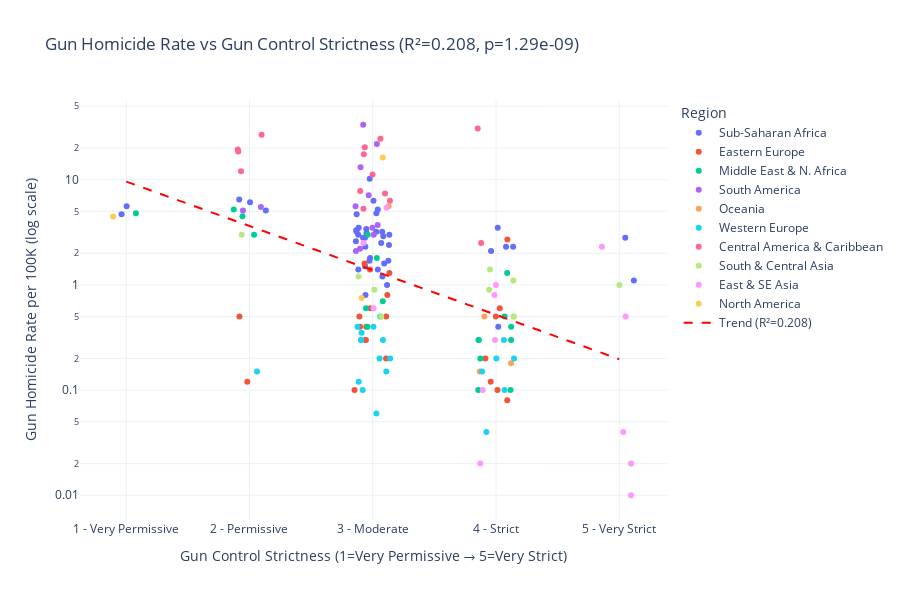

The code cell stored with this chart in its notebook:
### Code cell
# Add jitter for visibility
np.random.seed(42)
plot_df['strictness_jittered'] = plot_df['gun_control_strictness'] + np.random.uniform(-0.15, 0.15, len(plot_df))

fig = px.scatter(
    plot_df,
    x='strictness_jittered',
    y='gun_homicide_rate',
    color='region',
    hover_name='country_name',
    hover_data={'gun_control_strictness': True, 'gun_homicide_rate': ':.2f',
                'region': True, 'strictness_jittered': False},
    log_y=True,
    title=f'Gun Homicide Rate vs Gun Control Strictness (R²={r_squared:.3f}, p={p_value:.2e})',
    labels={
        'strictness_jittered': 'Gun Control Strictness (1=Very Permissive → 5=Very Strict)',
        'gun_homicide_rate': 'Gun Homicide Rate per 100K (log scale)',
        'region': 'Region',
    },
)

# Add trend line
x_range = np.linspace(1, 5, 100)
y_trend = 10 ** (slope * x_range + intercept)
fig.add_trace(go.Scatter(
    x=x_range, y=y_trend,
    mode='lines',
    name=f'Trend (R²={r_squared:.3f})',
    line=dict(color='red', dash='dash', width=2),
))

fig.update_layout(
    template='plotly_white', height=600,
    xaxis=dict(tickmode='array', tickvals=[1, 2, 3, 4, 5],
               ticktext=['1 - Very\nPermissive', '2 - Permissive',
                         '3 - Moderate', '4 - Strict', '5 - Very\nStrict']),
)
fig.show()

### Figure 1 — Plotly figure (JSON) as saved in the notebook; plotly's stock layout.template omitted (floating-point values rounded to 4 significant figures)
{"data": [{"customdata": [[1.0, "Sub-Saharan Africa"], [3.0, "Sub-Saharan Africa"], [3.0, "Sub-Saharan Africa"], [3.0, "Sub-Saharan Africa"], [3.0, "Sub-Saharan Africa"], [4.0, "Sub-Saharan Africa"], [3.0, "Sub-Saharan Africa"], [2.0, "Sub-Saharan Africa"], [3.0, "Sub-Saharan Africa"], [3.0, "Sub-Saharan Africa"], [3.0, "Sub-Saharan Africa"], [3.0, "Sub-Saharan Africa"], [5.0, "Sub-Saharan Africa"], [3.0, "Sub-Saharan Africa"], [4.0, "Sub-Saharan Africa"], [3.0, "Sub-Saharan Africa"], [3.0, "Sub-Saharan Africa"], [3.0, "Sub-Saharan Africa"], [3.0, "Sub-Saharan Africa"], [4.0, "Sub-Saharan Africa"], [3.0, "Sub-Saharan Africa"], [3.0, "Sub-Saharan Africa"], [3.0, "Sub-Saharan Africa"], [3.0, "Sub-Saharan Africa"], [3.0, "Sub-Saharan Africa"], [3.0, "Sub-Saharan Africa"], [4.0, "Sub-Saharan Africa"], [3.0, "Sub-Saharan Africa"], [3.0, "Sub-Saharan Africa"], [3.0, "Sub-Saharan Africa"], [3.0, "Sub-Saharan Africa"], [5.0, "Sub-Saharan Africa"], [3.0, "Sub-Saharan Africa"], [3.0, "Sub-Saharan Africa"], [1.0, "Sub-Saharan Africa"], [3.0, "Sub-Saharan Africa"], [2.0, "Sub-Saharan Africa"], [2.0, "Sub-Saharan Africa"], [4.0, "Sub-Saharan Africa"], [3.0, "Sub-Saharan Africa"], [3.0, "Sub-Saharan Africa"], [3.0, "Sub-Saharan Africa"], [3.0, "Sub-Saharan Africa"]], "hovertemplate": "<b>%{hovertext}</b><br><br>Region=%{customdata[1]}<br>Gun Homicide Rate per 100K (log scale)=%{y:.2f}<br>gun_control_strictness=%{customdata[0]}<extra></extra>", "hovertext": ["Afghanistan", "Angola", "Benin", "Botswana", "Burkina Faso", "Burundi", "Cameroon", "Central African Republic", "Chad", "Congo", "DR Congo", "Cote d'Ivoire", "Eritrea", "Eswatini", "Ethiopia", "Gabon", "Ghana", "Guinea", "Guinea-Bissau", "Kenya", "Lesotho", "Liberia", "Madagascar", "Malawi", "Mali", "Mauritania", "Mauritius", "Mozambique", "Namibia", "Niger", "Nigeria", "Rwanda", "Senegal", "Sierra Leone", "Somalia", "South Africa", "South Sudan", "Sudan", "Tanzania", "Togo", "Uganda", "Zambia", "Zimbabwe"], "legendgroup": "Sub-Saharan Africa", "marker": {"color": "#636efa", "symbol": "circle"}, "mode": "markers", "name": "Sub-Saharan Africa", "orientation": "v", "showlegend": true, "type": "scatter", "x": [0.9624, 3.03, 2.941, 2.937, 2.938, 3.96, 3.086, 2.004, 3.028, 2.87, 3.135, 3.093, 5.049, 3.006, 4.014, 3.132, 3.127, 2.864, 2.948, 4.081, 2.949, 2.869, 3.041, 3.116, 2.886, 3.078, 4.018, 2.882, 3.041, 2.973, 3.077, 5.119, 2.883, 2.978, 1.003, 2.975, 1.917, 2.133, 4.139, 2.94, 2.865, 2.921, 3.068], "xaxis": "x", "y": [4.7, 4.8, 0.8, 2.8, 1.5, 2.1, 2.9, 6.1, 3.2, 4.7, 3.0, 1.6, 2.8, 6.3, 3.5, 2.4, 1.7, 2.6, 3.4, 2.3, 3.1, 3.2, 1.4, 1.0, 3.5, 1.2, 0.4, 3.0, 5.2, 1.7, 3.2, 1.1, 1.4, 1.8, 5.6, 10.2, 6.5, 5.1, 2.3, 2.3, 3.3, 2.8, 2.5], "yaxis": "y"}, {"customdata": [[3.0, "Eastern Europe"], [3.0, "Eastern Europe"], [4.0, "Eastern Europe"], [4.0, "Eastern Europe"], [3.0, "Eastern Europe"], [3.0, "Eastern Europe"], [3.0, "Eastern Europe"], [2.0, "Eastern Europe"], [3.0, "Eastern Europe"], [3.0, "Eastern Europe"], [4.0, "Eastern Europe"], [3.0, "Eastern Europe"], [3.0, "Eastern Europe"], [4.0, "Eastern Europe"], [3.0, "Eastern Europe"], [4.0, "Eastern Europe"], [4.0, "Eastern Europe"], [4.0, "Eastern Europe"], [2.0, "Eastern Europe"], [3.0, "Eastern Europe"], [3.0, "Eastern Europe"], [3.0, "Eastern Europe"]], "hovertemplate": "<b>%{hovertext}</b><br><br>Region=%{customdata[1]}<br>Gun Homicide Rate per 100K (log scale)=%{y:.2f}<br>gun_control_strictness=%{customdata[0]}<extra></extra>", "hovertext": ["Albania", "Armenia", "Azerbaijan", "Belarus", "Bosnia and Herzegovina", "Bulgaria", "Croatia", "Czech Republic", "Estonia", "Georgia", "Hungary", "Latvia", "Lithuania", "Moldova", "Montenegro", "Poland", "Romania", "Russia", "Serbia", "Slovakia", "Slovenia", "Ukraine"], "legendgroup": "Eastern Europe", "marker": {"color": "#EF553B", "symbol": "circle"}, "mode": "markers", "name": "Eastern Europe", "orientation": "v", "showlegend": true, "type": "scatter", "x": [3.135, 2.897, 4.03, 3.914, 2.98, 2.892, 2.941, 1.982, 2.944, 3.118, 3.957, 3.109, 2.948, 3.998, 2.978, 4.091, 4.012, 4.092, 1.918, 3.108, 2.852, 2.934], "xaxis": "x", "y": [1.3, 0.4, 0.6, 0.2, 0.6, 0.5, 0.3, 0.12, 0.3, 0.8, 0.12, 0.5, 0.4, 0.5, 1.4, 0.08, 0.1, 2.7, 0.5, 0.2, 0.1, 1.6], "yaxis": "y"}, {"customdata": [[4.0, "Middle East & N. Africa"], [4.0, "Middle East & N. Africa"], [4.0, "Middle East & N. Africa"], [4.0, "Middle East & N. Africa"], [2.0, "Middle East & N. Africa"], [3.0, "Middle East & N. Africa"], [3.0, "Middle East & N. Africa"], [3.0, "Middle East & N. Africa"], [2.0, "Middle East & N. Africa"], [2.0, "Middle East & N. Africa"], [4.0, "Middle East & N. Africa"], [4.0, "Middle East & N. Africa"], [4.0, "Middle East & N. Africa"], [3.0, "Middle East & N. Africa"], [3.0, "Middle East & N. Africa"], [4.0, "Middle East & N. Africa"], [3.0, "Middle East & N. Africa"], [4.0, "Middle East & N. Africa"], [1.0, "Middle East & N. Africa"]], "hovertemplate": "<b>%{hovertext}</b><br><br>Region=%{customdata[1]}<br>Gun Homicide Rate per 100K (log scale)=%{y:.2f}<br>gun_control_strictness=%{customdata[0]}<extra></extra>", "hovertext": ["Algeria", "Bahrain", "Egypt", "Iran", "Iraq", "Israel", "Jordan", "Kuwait", "Lebanon", "Libya", "Morocco", "Oman", "Qatar", "Saudi Arabia", "Syria", "Tunisia", "Turkey", "United Arab Emirates", "Yemen"], "legendgroup": "Middle East & N. Africa", "marker": {"color": "#00cc96", "symbol": "circle"}, "mode": "markers", "name": "Middle East & N. Africa", "orientation": "v", "showlegend": true, "type": "scatter", "x": [4.07, 3.856, 4.123, 4.091, 1.872, 3.082, 3.062, 2.958, 2.037, 1.943, 3.858, 3.873, 4.118, 2.945, 2.959, 3.861, 3.033, 4.122, 1.078], "xaxis": "x", "y": [0.5, 0.1, 0.4, 1.3, 5.2, 0.7, 0.5, 0.4, 3.0, 4.5, 0.3, 0.2, 0.1, 0.6, 3.0, 0.3, 1.8, 0.3, 4.8], "yaxis": "y"}, {"customdata": [[3.0, "South America"], [3.0, "South America"], [3.0, "South America"], [3.0, "South America"], [3.0, "South America"], [3.0, "South America"], [3.0, "South America"], [2.0, "South America"], [3.0, "South America"], [2.0, "South America"], [3.0, "South America"], [3.0, "South America"]], "hovertemplate": "<b>%{hovertext}</b><br><br>Region=%{customdata[1]}<br>Gun Homicide Rate per 100K (log scale)=%{y:.2f}<br>gun_control_strictness=%{customdata[0]}<extra></extra>", "hovertext": ["Argentina", "Bolivia", "Brazil", "Chile", "Colombia", "Ecuador", "Guyana", "Paraguay", "Peru", "Suriname", "Uruguay", "Venezuela"], "legendgroup": "South America", "marker": {"color": "#ab63fa", "symbol": "circle"}, "mode": "markers", "name": "South America", "orientation": "v", "showlegend": true, "type": "scatter", "x": [2.897, 3.007, 3.034, 2.864, 2.901, 2.86, 2.967, 2.092, 3.04, 1.947, 2.997, 2.923], "xaxis": "x", "y": [2.2, 3.0, 21.9, 2.1, 13.1, 5.6, 7.1, 5.5, 3.7, 5.1, 3.5, 33.3], "yaxis": "y"}, {"customdata": [[4.0, "Oceania"], [4.0, "Oceania"], [4.0, "Oceania"], [3.0, "Oceania"]], "hovertemplate": "<b>%{hovertext}</b><br><br>Region=%{customdata[1]}<br>Gun Homicide Rate per 100K (log scale)=%{y:.2f}<br>gun_control_strictness=%{customdata[0]}<extra></extra>", "hovertext": ["Australia", "Fiji", "New Zealand", "Papua New Guinea"], "legendgroup": "Oceania", "marker": {"color": "#FFA15A", "symbol": "circle"}, "mode": "markers", "name": "Oceania", "orientation": "v", "showlegend": true, "type": "scatter", "x": [3.867, 3.905, 4.122, 3.129], "xaxis": "x", "y": [0.15, 0.5, 0.18, 5.6], "yaxis": "y"}, {"customdata": [[3.0, "Western Europe"], [3.0, "Western Europe"], [3.0, "Western Europe"], [4.0, "Western Europe"], [3.0, "Western Europe"], [3.0, "Western Europe"], [3.0, "Western Europe"], [3.0, "Western Europe"], [3.0, "Western Europe"], [4.0, "Western Europe"], [3.0, "Western Europe"], [4.0, "Western Europe"], [4.0, "Western Europe"], [4.0, "Western Europe"], [3.0, "Western Europe"], [3.0, "Western Europe"], [3.0, "Western Europe"], [3.0, "Western Europe"], [2.0, "Western Europe"], [4.0, "Western Europe"]], "hovertemplate": "<b>%{hovertext}</b><br><br>Region=%{customdata[1]}<br>Gun Homicide Rate per 100K (log scale)=%{y:.2f}<br>gun_control_strictness=%{customdata[0]}<extra></extra>", "hovertext": ["Austria", "Belgium", "Cyprus", "Denmark", "Finland", "France", "Germany", "Greece", "Iceland", "Ireland", "Italy", "Luxembourg", "Malta", "Netherlands", "Norway", "Portugal", "Spain", "Sweden", "Switzerland", "United Kingdom"], "legendgroup": "Western Europe", "marker": {"color": "#19d3f3", "symbol": "circle"}, "mode": "markers", "name": "Western Europe", "orientation": "v", "showlegend": true, "type": "scatter", "x": [3.11, 2.905, 3.055, 3.887, 3.141, 3.083, 3.029, 2.877, 2.934, 4.146, 2.91, 4.069, 4.064, 4.003, 2.919, 2.906, 2.886, 3.006, 2.061, 3.922], "xaxis": "x", "y": [0.15, 0.3, 0.2, 0.15, 0.2, 0.3, 0.06, 0.4, 0.0, 0.2, 0.35, 0.1, 0.3, 0.2, 0.1, 0.3, 0.12, 0.4, 0.15, 0.04], "yaxis": "y"}, {"customdata": [[3.0, "Central America & Caribbean"], [3.0, "Central America & Caribbean"], [2.0, "Central America & Caribbean"], [3.0, "Central America & Caribbean"], [4.0, "Central America & Caribbean"], [3.0, "Central America & Caribbean"], [3.0, "Central America & Caribbean"], [2.0, "Central America & Caribbean"], [2.0, "Central America & Caribbean"], [2.0, "Central America & Caribbean"], [4.0, "Central America & Caribbean"], [3.0, "Central America & Caribbean"], [3.0, "Central America & Caribbean"], [3.0, "Central America & Caribbean"]], "hovertemplate": "<b>%{hovertext}</b><br><br>Region=%{customdata[1]}<br>Gun Homicide Rate per 100K (log scale)=%{y:.2f}<br>gun_control_strictness=%{customdata[0]}<extra></extra>", "hovertext": ["Bahamas", "Barbados", "Belize", "Costa Rica", "Cuba", "Dominican Republic", "El Salvador", "Guatemala", "Haiti", "Honduras", "Jamaica", "Nicaragua", "Panama", "Trinidad and Tobago"], "legendgroup": "Central America & Caribbean", "marker": {"color": "#FF6692", "symbol": "circle"}, "mode": "markers", "name": "Central America & Caribbean", "orientation": "v", "showlegend": true, "type": "scatter", "x": [3.062, 3.1, 1.905, 3.14, 3.879, 2.999, 2.928, 1.909, 1.931, 2.099, 3.852, 2.925, 2.898, 2.935], "xaxis": "x", "y": [24.5, 7.4, 19.4, 6.3, 2.5, 11.2, 17.5, 18.5, 12.0, 26.7, 30.7, 5.3, 7.8, 20.3], "yaxis": "y"}, {"customdata": [[4.0, "South & Central Asia"], [3.0, "South & Central Asia"], [3.0, "South & Central Asia"], [3.0, "South & Central Asia"], [4.0, "South & Central Asia"], [2.0, "South & Central Asia"], [4.0, "South & Central Asia"], [4.0, "South & Central Asia"], [5.0, "South & Central Asia"], [4.0, "South & Central Asia"]], "hovertemplate": "<b>%{hovertext}</b><br><br>Region=%{customdata[1]}<br>Gun Homicide Rate per 100K (log scale)=%{y:.2f}<br>gun_control_strictness=%{customdata[0]}<extra></extra>", "hovertext": ["Bangladesh", "India", "Kazakhstan", "Kyrgyzstan", "Nepal", "Pakistan", "Sri Lanka", "Tajikistan", "Turkmenistan", "Uzbekistan"], "legendgroup": "South & Central Asia", "marker": {"color": "#B6E880", "symbol": "circle"}, "mode": "markers", "name": "South & Central Asia", "orientation": "v", "showlegend": true, "type": "scatter", "x": [4.141, 3.013, 3.069, 2.885, 3.944, 1.937, 3.951, 4.142, 5.001, 4.146], "xaxis": "x", "y": [1.1, 0.9, 0.5, 1.2, 0.9, 3.0, 1.4, 0.5, 1.0, 0.5], "yaxis": "y"}, {"customdata": [[4.0, "East & SE Asia"], [5.0, "East & SE Asia"], [4.0, "East & SE Asia"], [5.0, "East & SE Asia"], [4.0, "East & SE Asia"], [4.0, "East & SE Asia"], [3.0, "East & SE Asia"], [5.0, "East & SE Asia"], [3.0, "East & SE Asia"], [5.0, "East & SE Asia"], [3.0, "East & SE Asia"], [4.0, "East & SE Asia"], [5.0, "East & SE Asia"]], "hovertemplate": "<b>%{hovertext}</b><br><br>Region=%{customdata[1]}<br>Gun Homicide Rate per 100K (log scale)=%{y:.2f}<br>gun_control_strictness=%{customdata[0]}<extra></extra>", "hovertext": ["Cambodia", "China", "Indonesia", "Japan", "South Korea", "Malaysia", "Mongolia", "Myanmar", "Philippines", "Singapore", "Thailand", "Timor-Leste", "Vietnam"], "legendgroup": "East & SE Asia", "marker": {"color": "#FF97FF", "symbol": "circle"}, "mode": "markers", "name": "East & SE Asia", "orientation": "v", "showlegend": true, "type": "scatter", "x": [3.987, 5.032, 3.892, 5.095, 3.872, 3.992, 3.007, 4.859, 3.111, 5.095, 2.926, 3.999, 5.052], "xaxis": "x", "y": [0.8, 0.04, 0.1, 0.01, 0.02, 0.3, 0.6, 2.3, 5.4, 0.02, 2.5, 1.0, 0.5], "yaxis": "y"}, {"customdata": [[3.0, "North America"], [3.0, "North America"], [1.0, "North America"]], "hovertemplate": "<b>%{hovertext}</b><br><br>Region=%{customdata[1]}<br>Gun Homicide Rate per 100K (log scale)=%{y:.2f}<br>gun_control_strictness=%{customdata[0]}<extra></extra>", "hovertext": ["Canada", "Mexico", "United States"], "legendgroup": "North America", "marker": {"color": "#FECB52", "symbol": "circle"}, "mode": "markers", "name": "North America", "orientation": "v", "showlegend": true, "type": "scatter", "x": [2.91, 3.081, 0.8935], "xaxis": "x", "y": [0.75, 16.3, 4.46], "yaxis": "y"}, {"line": {"color": "red", "dash": "dash", "width": 2}, "mode": "lines", "name": "Trend (R²=0.208)", "type": "scatter", "x": [1.0, 1.04, 1.081, 1.121, 1.162, 1.202, 1.242, 1.283, 1.323, 1.364, 1.404, 1.444, 1.485, 1.525, 1.566, 1.606, 1.646, 1.687, 1.727, 1.768, 1.808, 1.848, 1.889, 1.929, 1.97, 2.01, 2.051, 2.091, 2.131, 2.172, 2.212, 2.253, 2.293, 2.333, 2.374, 2.414, 2.455, 2.495, 2.535, 2.576, 2.616, 2.657, 2.697, 2.737, 2.778, 2.818, 2.859, 2.899, 2.939, 2.98, 3.02, 3.061, 3.101, 3.141, 3.182, 3.222, 3.263, 3.303, 3.343, 3.384, 3.424, 3.465, 3.505, 3.545, 3.586, 3.626, 3.667, 3.707, 3.747, 3.788, 3.828, 3.869, 3.909, 3.949, 3.99, 4.03, 4.071, 4.111, 4.152, 4.192, 4.232, 4.273, 4.313, 4.354, 4.394, 4.434, 4.475, 4.515, 4.556, 4.596, 4.636, 4.677, 4.717, 4.758, 4.798, 4.838, 4.879, 4.919, 4.96, 5.0], "y": [9.597, 9.227, 8.872, 8.53, 8.201, 7.886, 7.582, 7.29, 7.009, 6.739, 6.48, 6.23, 5.99, 5.759, 5.538, 5.324, 5.119, 4.922, 4.733, 4.55, 4.375, 4.206, 4.044, 3.889, 3.739, 3.595, 3.456, 3.323, 3.195, 3.072, 2.954, 2.84, 2.731, 2.626, 2.525, 2.427, 2.334, 2.244, 2.157, 2.074, 1.995, 1.918, 1.844, 1.773, 1.705, 1.639, 1.576, 1.515, 1.457, 1.401, 1.347, 1.295, 1.245, 1.197, 1.151, 1.107, 1.064, 1.023, 0.9836, 0.9457, 0.9093, 0.8742, 0.8406, 0.8082, 0.7771, 0.7471, 0.7184, 0.6907, 0.6641, 0.6385, 0.6139, 0.5903, 0.5676, 0.5457, 0.5247, 0.5045, 0.485, 0.4664, 0.4484, 0.4311, 0.4145, 0.3986, 0.3832, 0.3684, 0.3543, 0.3406, 0.3275, 0.3149, 0.3028, 0.2911, 0.2799, 0.2691, 0.2587, 0.2488, 0.2392, 0.23, 0.2211, 0.2126, 0.2044, 0.1965]}], "layout": {"height": 600, "legend": {"title": {"text": "Region"}, "tracegroupgap": 0}, "title": {"text": "Gun Homicide Rate vs Gun Control Strictness (R²=0.208, p=1.29e-09)"}, "xaxis": {"anchor": "y", "domain": [0.0, 1.0], "tickmode": "array", "ticktext": ["1 - Very\nPermissive", "2 - Permissive", "3 - Moderate", "4 - Strict", "5 - Very\nStrict"], "tickvals": [1, 2, 3, 4, 5], "title": {"text": "Gun Control Strictness (1=Very Permissive → 5=Very Strict)"}}, "yaxis": {"anchor": "x", "domain": [0.0, 1.0], "title": {"text": "Gun Homicide Rate per 100K (log scale)"}, "type": "log"}}}
